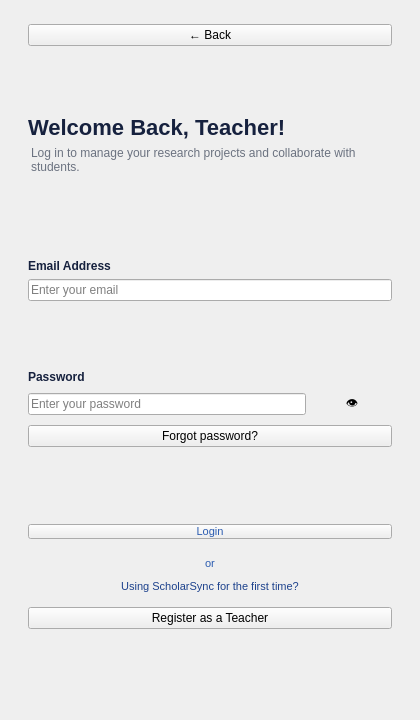
<?xml version="1.0" encoding="UTF-8"?>
<ui version="4.0">
 <class>TeacherLogin</class>
 <widget class="QWidget" name="TeacherLogin">
  <property name="geometry">
   <rect>
    <x>0</x>
    <y>0</y>
    <width>420</width>
    <height>720</height>
   </rect>
  </property>
  <layout class="QVBoxLayout" name="mainLayout">
   <property name="leftMargin"><number>28</number></property>
   <property name="topMargin"><number>24</number></property>
   <property name="rightMargin"><number>28</number></property>
   <property name="bottomMargin"><number>28</number></property>
   <property name="spacing"><number>6</number></property>
   <item>
    <widget class="QPushButton" name="btnBack">
     <property name="objectName"><string notr="true">backButton</string></property>
     <property name="text"><string>← Back</string></property>
     <property name="cursor"><cursorShape>PointingHandCursor</cursorShape></property>
     <property name="maximumWidth"><number>80</number></property>
    </widget>
   </item>
   <item>
    <spacer name="topSpacer1">
     <property name="orientation"><enum>Qt::Vertical</enum></property>
     <property name="sizeHint" stdset="0"><size><width>20</width><height>20</height></size></property>
    </spacer>
   </item>
   <item>
    <widget class="QLabel" name="titleLabel">
     <property name="text"><string>Welcome Back, Teacher!</string></property>
     <property name="wordWrap"><bool>true</bool></property>
     <property name="styleSheet"><string notr="true">font-size: 22px; font-weight: 700; color: #16213e;</string></property>
    </widget>
   </item>
   <item>
    <widget class="QLabel" name="subtitleLabel">
     <property name="text"><string>Log in to manage your research projects and collaborate with students.</string></property>
     <property name="wordWrap"><bool>true</bool></property>
     <property name="styleSheet"><string notr="true">font-size: 12px; color: #6b7280; margin-bottom: 16px;</string></property>
    </widget>
   </item>
   <item>
    <spacer name="topSpacer2">
     <property name="orientation"><enum>Qt::Vertical</enum></property>
     <property name="sizeHint" stdset="0"><size><width>20</width><height>20</height></size></property>
    </spacer>
   </item>
   <item>
    <widget class="QLabel" name="emailFieldLabel">
     <property name="text"><string>Email Address</string></property>
     <property name="styleSheet"><string notr="true">font-size: 12px; font-weight: 600; color: #16213e;</string></property>
    </widget>
   </item>
   <item>
    <widget class="QLineEdit" name="emailLineEdit">
     <property name="placeholderText"><string>Enter your email</string></property>
    </widget>
   </item>
   <item>
    <spacer name="fieldSpacer1">
     <property name="orientation"><enum>Qt::Vertical</enum></property>
     <property name="sizeHint" stdset="0"><size><width>20</width><height>10</height></size></property>
    </spacer>
   </item>
   <item>
    <widget class="QLabel" name="passwordFieldLabel">
     <property name="text"><string>Password</string></property>
     <property name="styleSheet"><string notr="true">font-size: 12px; font-weight: 600; color: #16213e;</string></property>
    </widget>
   </item>
   <item>
    <layout class="QHBoxLayout" name="passwordRowLayout">
     <item>
      <widget class="QLineEdit" name="passwordLineEdit">
       <property name="placeholderText"><string>Enter your password</string></property>
       <property name="echoMode"><enum>QLineEdit::Password</enum></property>
      </widget>
     </item>
     <item>
      <widget class="QPushButton" name="btnTogglePassword">
       <property name="text"><string>👁</string></property>
       <property name="maximumWidth"><number>32</number></property>
       <property name="cursor"><cursorShape>PointingHandCursor</cursorShape></property>
       <property name="flat"><bool>true</bool></property>
      </widget>
     </item>
    </layout>
   </item>
   <item>
    <widget class="QPushButton" name="btnForgotPassword">
     <property name="objectName"><string notr="true">linkButton</string></property>
     <property name="text"><string>Forgot password?</string></property>
     <property name="cursor"><cursorShape>PointingHandCursor</cursorShape></property>
     <property name="layoutDirection"><enum>Qt::RightToLeft</enum></property>
    </widget>
   </item>
   <item>
    <spacer name="fieldSpacer2">
     <property name="orientation"><enum>Qt::Vertical</enum></property>
     <property name="sizeHint" stdset="0"><size><width>20</width><height>16</height></size></property>
    </spacer>
   </item>
   <item>
    <widget class="QPushButton" name="btnLogin">
     <property name="objectName"><string notr="true">primaryButton</string></property>
     <property name="text"><string>Login</string></property>
     <property name="minimumHeight"><number>44</number></property>
     <property name="cursor"><cursorShape>PointingHandCursor</cursorShape></property>
     <property name="styleSheet"><string notr="true">font-size: 11px; color: #2a5bb0; margin-top: 8px; margin-bottom: 4px;</string></property>
    </widget>
   </item>
   <item>
    <widget class="QLabel" name="orLabel">
     <property name="text"><string>or</string></property>
     <property name="alignment"><set>Qt::AlignHCenter</set></property>
     <property name="styleSheet"><string notr="true">font-size: 11px; color: #2a5bb0; margin-top: 8px; margin-bottom: 4px;</string></property>
    </widget>
   </item>
   <item>
    <widget class="QLabel" name="firstTimeLabel">
     <property name="text"><string>Using ScholarSync for the first time?</string></property>
     <property name="alignment"><set>Qt::AlignHCenter</set></property>
     <property name="styleSheet"><string notr="true">font-size: 11px; color: #1c418c; margin-bottom: 8px;</string></property>
    </widget>
   </item>
   <item>
    <widget class="QPushButton" name="btnRegister">
     <property name="objectName"><string notr="true">secondaryButton</string></property>
     <property name="text"><string>Register as a Teacher</string></property>
     <property name="minimumHeight"><number>44</number></property>
     <property name="cursor"><cursorShape>PointingHandCursor</cursorShape></property>
    </widget>
   </item>
   <item>
    <spacer name="bottomSpacer">
     <property name="orientation"><enum>Qt::Vertical</enum></property>
     <property name="sizeHint" stdset="0"><size><width>20</width><height>40</height></size></property>
    </spacer>
   </item>
  </layout>
 </widget>
 <resources/>
 <connections/>
</ui>
